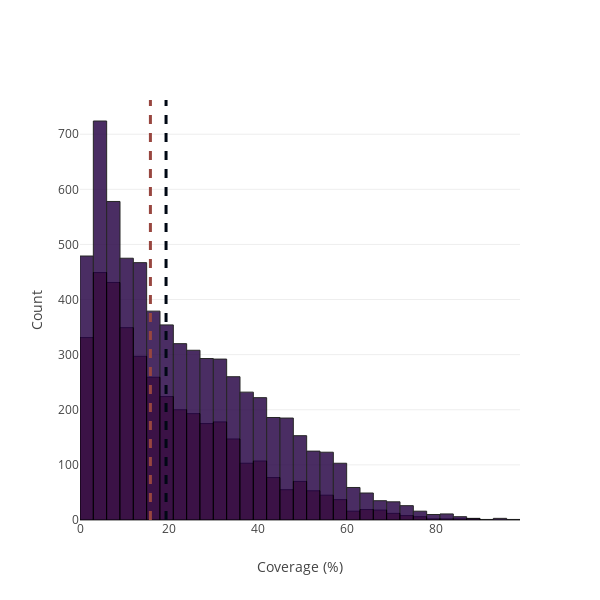

This figure's notebook cell:
### Code cell
fig = go.Figure()

fig.add_trace(go.Histogram(
    x=frac_ara_cov_ss.iloc[:,0].tolist(),
    xbins=dict(
        start=0,
        end=100,
        size=3 
    ),
    marker=dict(
        color='#98463f',
        line=dict(color='black', width=1)
    )
))
fig.add_trace(go.Histogram(
    x=frac_ara_cov_frac.iloc[:,0].tolist(),
    name='Dataset 2', 
    xbins=dict(start=0, end=100, size=3),
    marker=dict(
        color='#2b0948',
        line=dict(color='black', width=1)
    ),
    opacity=0.85
))
fig.update_layout(
    width=600,
    height=600,
    template='none',
    xaxis_title='Coverage (%)',
    yaxis_title='Count',
    barmode='overlay',
    showlegend=False
)
fig.add_vline(x = np.median(frac_ara_cov_ss.iloc[:,0].tolist()), line={'dash': 'dash', 'width': 3, 'color': '#98463f'})
fig.add_vline(x = np.median(frac_ara_cov_frac.iloc[:,0].tolist()), line={'dash': 'dash', 'width': 3, 'color': '#000814'})
#fig.write_image(r'D:\Projects\SPEC\figs_raw\Figure_2e3.pdf', width = 600, height = 600)

### Figure 1 — Plotly figure (JSON) as saved in the notebook; plotly's stock layout.template omitted (floating-point values rounded to 4 significant figures; data arrays with more than 128 entries replaced by an {"elided": "..."} marker saying what was removed)
{"data": [{"marker": {"color": "#98463f", "line": {"color": "black", "width": 1}}, "type": "histogram", "x": {"elided": "3867 float values"}, "xbins": {"end": 100, "size": 3, "start": 0}}, {"marker": {"color": "#2b0948", "line": {"color": "black", "width": 1}}, "name": "Dataset 2", "opacity": 0.85, "type": "histogram", "x": {"elided": "6511 float values"}, "xbins": {"end": 100, "size": 3, "start": 0}}], "layout": {"barmode": "overlay", "height": 600, "shapes": [{"line": {"color": "#98463f", "dash": "dash", "width": 3}, "type": "line", "x0": 15.84, "x1": 15.84, "xref": "x", "y0": 0, "y1": 1, "yref": "y domain"}, {"line": {"color": "#000814", "dash": "dash", "width": 3}, "type": "line", "x0": 19.36, "x1": 19.36, "xref": "x", "y0": 0, "y1": 1, "yref": "y domain"}], "showlegend": false, "width": 600, "xaxis": {"title": {"text": "Coverage (%)"}}, "yaxis": {"title": {"text": "Count"}}}}
